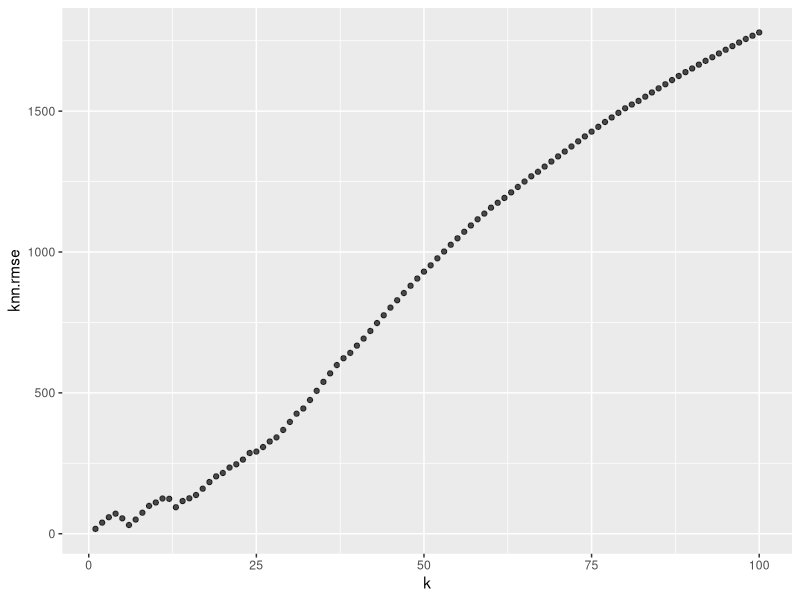

Here is the R script that generated this plot: (Note: this script raises an error after producing the figure.)
## ---- chunk 1
library(FNN)
library(ggplot2)
library(plyr)
setwd("~/Documents/226Project")
train = read.csv(file = "final_train_data.csv")
validate = read.csv(file = "final_validation_data.csv")
train = train[,-1]
validate = validate[,-1]

stdize = function(df) {
  continuous_covariates = c("Model_Year", "Mileage", "Feedback_Perc", "N_Reviews", "review_polarity", "review_positivity")
  for(i in 1:length(continuous_covariates)) {
    x_bar = mean(df[,continuous_covariates[[i]]])
    scale = sd(df[,continuous_covariates[[i]]])
    df[,continuous_covariates[[i]]] = (df[,continuous_covariates[[i]]]-x_bar)/scale
  }
  return(df)
}

color_col = grep("^Exterior_Color$", colnames(train))
train = train[,-color_col]
validate = validate[,-color_col]
make_col = grep("^Make$", colnames(train))
train = train[,-make_col]
validate = validate[,-make_col]
type_col = grep("^Type$", colnames(train))
train = train[,-type_col]
validate = validate[,-type_col]
status_col = grep("^Seller_Status$", colnames(train))
train = train[,-status_col]
validate = validate[,-status_col]

cols <- sapply(train, is.logical)
train[,cols] <- lapply(train[,cols], as.numeric)
train

cols <- sapply(validate, is.logical)
validate[,cols] <- lapply(validate[,cols], as.numeric)
validate

train = stdize(train)
train_obs = train[-1]
validate = stdize(validate)
validate_obs = validate[-1]

train_obs
validate_obs

k = seq(1, 100, 1)
knn.rmse = rep(0, length(k))

for(i in 1:length(k)) {
  knn.fit = knn.reg(train_obs, validate_obs, train$Price, k[[i]])
  knn.errors = (validate$Price - knn.fit$pred)^2
  knn.rmse[[i]] = sqrt(mean(knn.errors))
}

k.best = which.min(knn.rmse)
k.best
knn.rmse[[k.best]]

df = data.frame(k, knn.rmse)

p = ggplot(data = df, aes(x = k, y = knn.rmse)) + geom_point(alpha = I(0.7))
p
## ---- chunk 2
# Ranging over k and L, report accuracy
library(class)
knn.err = adply(seq(10,30,1), 1, function(K) {
  # Run KNN 
  knn.raw = knn(train = train_obs,
                test = validate_obs,
                cl = train$New,
                k = K, l = 0,
                use.all = TRUE,
                prob = TRUE)
  # Get the vote shares that the majority possessed
  knn.probs = aaply(1:length(knn.raw), 1, function(i) { 
    if (knn.raw[i] == TRUE) { return(attributes(knn.raw)$prob[i]) }
    else { return(1 - attributes(knn.raw)$prob[i]) }
  })
  # Compute the TP, FP, FN, TN from the model on the test data
  ROC = adply(seq(0,1.05,0.05), 1, function(thresh) {
    L = thresh*K/100
    knn.out = as.numeric(knn.probs >= thresh)
    TP = sum( validate$New * knn.out )
    FP = sum( (1 - validate$New) * knn.out )
    FN = sum( validate$New * (1 - knn.out) )
    TN = sum( (1 - validate$New) * (1 - knn.out) )
    df = data.frame(K, L, TP, FP, TN, FN, thresh)
    return(df)
  }, .id = NULL)
  
  return(ROC)
}, .id = NULL)
  
# Comput accuracy, TPR, FPR
knn.err$accuracy = (knn.err$TP + knn.err$TN)/nrow(validate)
knn.err$TPR = (knn.err$TP)/(knn.err$TP + knn.err$FN)
knn.err$FPR = (knn.err$FP)/(knn.err$FP + knn.err$TN)

knn.err$accuracy
knn.err$TPR
knn.err$TP/(knn.err$TP + knn.err$FP)
